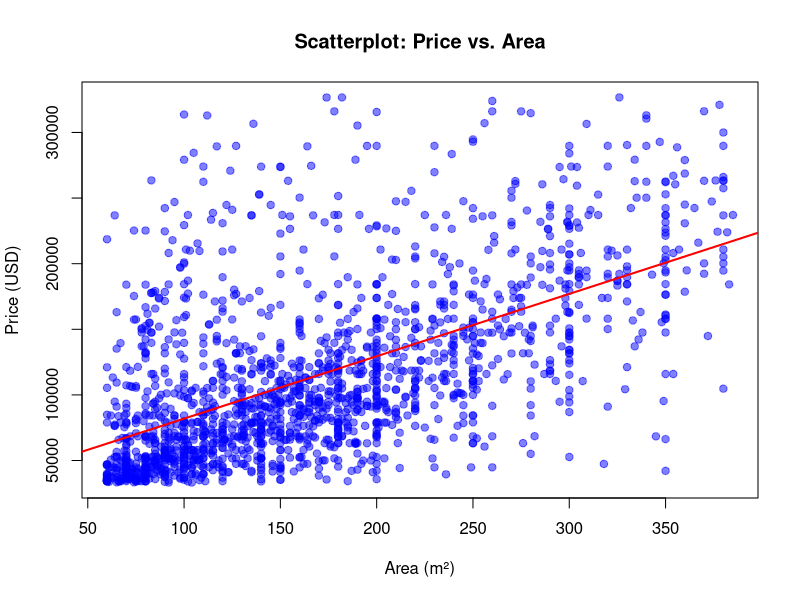
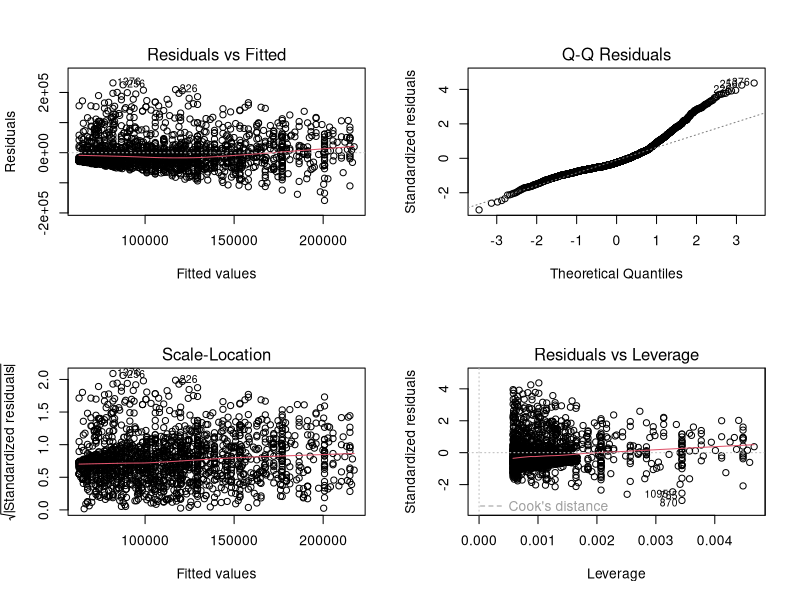

Generate these figures, in order, with R:
## ---- chunk 1
knitr::opts_chunk$set(echo = TRUE, warning = FALSE, message = FALSE)
## ---- chunk 2
# Load the data
df <- read.csv("mexico-real-estate-clean.csv")

# Basic summary of the data
summary(df[, c("area_m2", "price_usd")])

# Count of property types
table(df$property_type)

# Count of states (top 10)
head(sort(table(df$state), decreasing = TRUE), 10)
## ---- chunk 3
# Calculate correlation
cor_val <- cor(df$area_m2, df$price_usd)
cat("Correlation between area_m2 and price_usd:", round(cor_val, 4))
## ---- chunk 4
# Create scatterplot with regression line
plot(df$area_m2, df$price_usd, 
     main = "Scatterplot: Price vs. Area", 
     xlab = "Area (m²)", 
     ylab = "Price (USD)", 
     pch = 19, 
     col = adjustcolor("blue", alpha.f = 0.5))
abline(lm(price_usd ~ area_m2, data = df), col = "red", lwd = 2)
## ---- chunk 5
# Fit linear regression model
model <- lm(price_usd ~ area_m2, data = df)
summary(model)
## ---- chunk 6
# Predict price for a 200 m² property
new_data <- data.frame(area_m2 = 200)
predicted_price <- predict(model, newdata = new_data)
cat("Predicted price for a 200 m² property: $", format(round(predicted_price, 2), big.mark=","))
## ---- chunk 7
# Diagnostic plots
par(mfrow=c(2,2))
plot(model)
